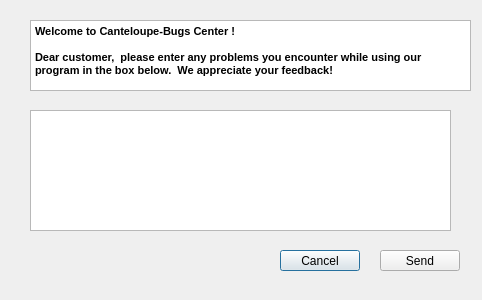
<?xml version="1.0" encoding="UTF-8"?>
<ui version="4.0">
 <class>Bug_Report</class>
 <widget class="QDialog" name="Bug_Report">
  <property name="geometry">
   <rect>
    <x>0</x>
    <y>0</y>
    <width>482</width>
    <height>300</height>
   </rect>
  </property>
  <property name="windowTitle">
   <string>Dialog</string>
  </property>
  <widget class="QPushButton" name="pushButton">
   <property name="geometry">
    <rect>
     <x>280</x>
     <y>250</y>
     <width>80</width>
     <height>21</height>
    </rect>
   </property>
   <property name="text">
    <string>Cancel</string>
   </property>
  </widget>
  <widget class="QPushButton" name="pushButton_2">
   <property name="geometry">
    <rect>
     <x>380</x>
     <y>250</y>
     <width>80</width>
     <height>21</height>
    </rect>
   </property>
   <property name="text">
    <string>Send</string>
   </property>
  </widget>
  <widget class="QTextEdit" name="textEdit">
   <property name="geometry">
    <rect>
     <x>30</x>
     <y>110</y>
     <width>421</width>
     <height>121</height>
    </rect>
   </property>
  </widget>
  <widget class="QTextBrowser" name="textBrowser">
   <property name="geometry">
    <rect>
     <x>30</x>
     <y>20</y>
     <width>441</width>
     <height>71</height>
    </rect>
   </property>
   <property name="html">
    <string>&lt;!DOCTYPE HTML PUBLIC &quot;-//W3C//DTD HTML 4.0//EN&quot; &quot;http://www.w3.org/TR/REC-html40/strict.dtd&quot;&gt;
&lt;html&gt;&lt;head&gt;&lt;meta name=&quot;qrichtext&quot; content=&quot;1&quot; /&gt;&lt;style type=&quot;text/css&quot;&gt;
p, li { white-space: pre-wrap; }
&lt;/style&gt;&lt;/head&gt;&lt;body style=&quot; font-family:'MS Shell Dlg 2'; font-size:8.25pt; font-weight:400; font-style:normal;&quot;&gt;
&lt;p style=&quot; margin-top:0px; margin-bottom:0px; margin-left:0px; margin-right:0px; -qt-block-indent:0; text-indent:0px;&quot;&gt;&lt;span style=&quot; font-weight:600;&quot;&gt;Welcome to Canteloupe-Bugs Center !&lt;/span&gt;&lt;/p&gt;
&lt;p style=&quot;-qt-paragraph-type:empty; margin-top:0px; margin-bottom:0px; margin-left:0px; margin-right:0px; -qt-block-indent:0; text-indent:0px; font-weight:600;&quot;&gt;&lt;br /&gt;&lt;/p&gt;
&lt;p style=&quot; margin-top:0px; margin-bottom:0px; margin-left:0px; margin-right:0px; -qt-block-indent:0; text-indent:0px;&quot;&gt;&lt;span style=&quot; font-weight:600;&quot;&gt;Dear customer,  please enter any problems you encounter while using our program in the box below.  We appreciate your feedback!&lt;/span&gt;&lt;/p&gt;&lt;/body&gt;&lt;/html&gt;</string>
   </property>
  </widget>
 </widget>
 <resources/>
 <connections>
  <connection>
   <sender>pushButton</sender>
   <signal>clicked()</signal>
   <receiver>Bug_Report</receiver>
   <slot>close()</slot>
   <hints>
    <hint type="sourcelabel">
     <x>249</x>
     <y>260</y>
    </hint>
    <hint type="destinationlabel">
     <x>199</x>
     <y>149</y>
    </hint>
   </hints>
  </connection>
  <connection>
   <sender>pushButton_2</sender>
   <signal>clicked()</signal>
   <receiver>Bug_Report</receiver>
   <slot>close()</slot>
   <hints>
    <hint type="sourcelabel">
     <x>419</x>
     <y>260</y>
    </hint>
    <hint type="destinationlabel">
     <x>240</x>
     <y>149</y>
    </hint>
   </hints>
  </connection>
 </connections>
</ui>
